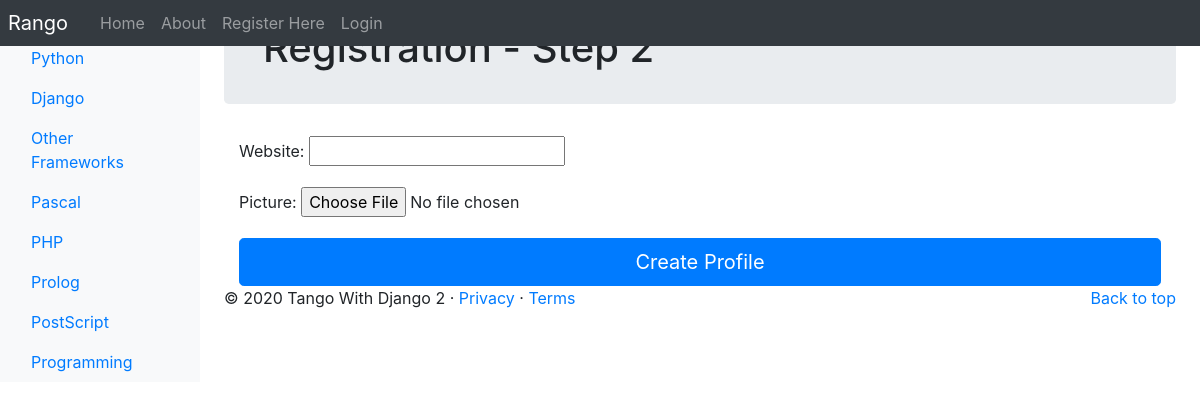
The page /rango/register_profile/ on the database its author committed.
### rango/models.py (models this page shows, shortened)
class Category(models.Model):
    NAME_MAX_LENGTH = 128
    name = models.CharField(max_length=NAME_MAX_LENGTH, unique=True)
    views = models.IntegerField(default=0)
    likes = models.IntegerField(default=0)
    slug = models.SlugField(unique=True)
    class Meta:
        verbose_name_plural = 'Categories'

### rango/views.py (the view, shortened to what this page needs)
# urls.py: path('register_profile/', RegisterProfileView.as_view(), name='register_profile'),
class RegisterProfileView(View):
    form = UserProfileForm
    context_dict = dict()
    def get(self, request):
        self.context_dict['form'] = self.form
        return render(request, 'rango/profile_registration.html', context=self.context_dict)

### rango/templatetags/rango_template_tags.py (called while the page is built)
@register.inclusion_tag('rango/categories.html')
def get_category_list(current_category=None):
    return {'categories': Category.objects.all(),
            'current_category': current_category}

### templates/rango/profile_registration.html (shortened to what this page needs)
{% extends 'rango/base.html' %}
{% load staticfiles %}
{% block body_block %}
    <div class="jumbotron p-4">
        <div class="container">
            <h1 class="jumbotron-heading">Registration - Step 2</h1>
        </div>
    </div>
    <div class="container">
        <form method="post" action="{% url 'rango:register_profile' %}"
              enctype="multipart/form-data">
            {{ form.as_p }}
            <button class="btn btn-lg btn-primary btn-block" type="submit"
                    value="Submit">Create Profile</button>
        </form>
    </div>
{% endblock %}

### templates/rango/categories.html (shortened to what this page needs)
<ul class="nav flex-column">
    {% if categories %}
        {% for c in categories %}
            {% if c == current_category %}
                <li class="nav-item">
                    <a class="nav-link active" href="{% url 'rango:show_category' c.slug %}">
                        <span data-feather="archive"></span>{{ c.name }}
                    </a>
                </li>
            {% else %}
                <li class="nav-item">
                    <a class="nav-link" href="{% url 'rango:show_category' c.slug %}">
                        {{ c.name }}
                    </a>
                </li>
            {% endif %}
        {% endfor %}
    {% else %}
        <li class="nav-item">There are no categories present.</li>
    {% endif %}
</ul>

### rows shown on the page
Category: name "Python"
Category: name "Django"
Category: name "Other Frameworks"
Category: name "Pascal"
Category: name "PHP"
Category: name "Prolog"
Category: name "PostScript"
Category: name "Programming"
